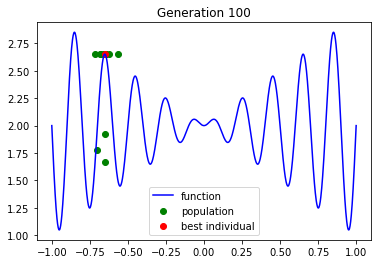

Recreate this plot in Python.
import random
import numpy as np
import matplotlib.pyplot as plt

# define function
def f(x):
    return x * np.sin(10 * np.pi * x) + 2

# define genetic algorithm parameters
POPULATION_SIZE = 50
NUM_GENERATIONS = 100
MUTATION_RATE = 0.1
TOURNAMENT_SIZE = 5

# define the bounds for x
x_min = -1
x_max = 1

# define the fitness function
def fitness(x):
    return f(x)

# initialize population
def create_individual():
    return random.uniform(x_min, x_max)

population = [create_individual() for _ in range(POPULATION_SIZE)]

# define selection function using tournament selection
def tournament_selection(population, fitness_values, tournament_size):
    tournament_indices = np.random.choice(len(population), size=tournament_size, replace=False)
    tournament_fitnesses = [fitness_values[i] for i in tournament_indices]
    winner_index = tournament_indices[np.argmax(tournament_fitnesses)]
    return population[winner_index]

# define crossover function
def crossover(parent1, parent2):
    child1 = (parent1 + parent2) / 2.0
    child2 = (parent1 + parent2) / 2.0
    return child1, child2

# define mutation function
def mutate(individual):
    if random.random() < MUTATION_RATE:
        individual += random.uniform(-0.1, 0.1)
    return individual

# run the genetic algorithm
best_individuals = []
for generation in range(NUM_GENERATIONS):
    # evaluate fitness of individuals
    fitness_values = [fitness(individual) for individual in population]

    # select parents
    parents = [tournament_selection(population, fitness_values, tournament_size=TOURNAMENT_SIZE) for _ in range(POPULATION_SIZE)]

    # create offspring through crossover and mutation
    offspring = []
    for i in range(0, POPULATION_SIZE, 2):
        parent1 = parents[i]
        parent2 = parents[i+1]
        child1, child2 = crossover(parent1, parent2)
        child1 = mutate(child1)
        child2 = mutate(child2)
        offspring.append(child1)
        offspring.append(child2)

    # replace population with offspring
    population = offspring

    # record best individual
    best_individual = max(population, key=fitness)
    best_individuals.append(best_individual)

    # plot the current generation
    plt.clf() # clear previous plot
    xs = np.linspace(x_min, x_max, 1000)
    plt.plot(xs, f(xs), color='b', label='function')
    plt.scatter(population, fitness_values, color='g', label='population')
    plt.scatter(best_individual, fitness(best_individual), color='r', label='best individual')
    plt.legend()
    plt.title(f'Generation {generation+1}')
    plt.show()

# plot the fitness over generations
plt.plot(best_individuals)
plt.xlabel('Generation')
plt.ylabel('Best Individual Fitness')
plt.show()
